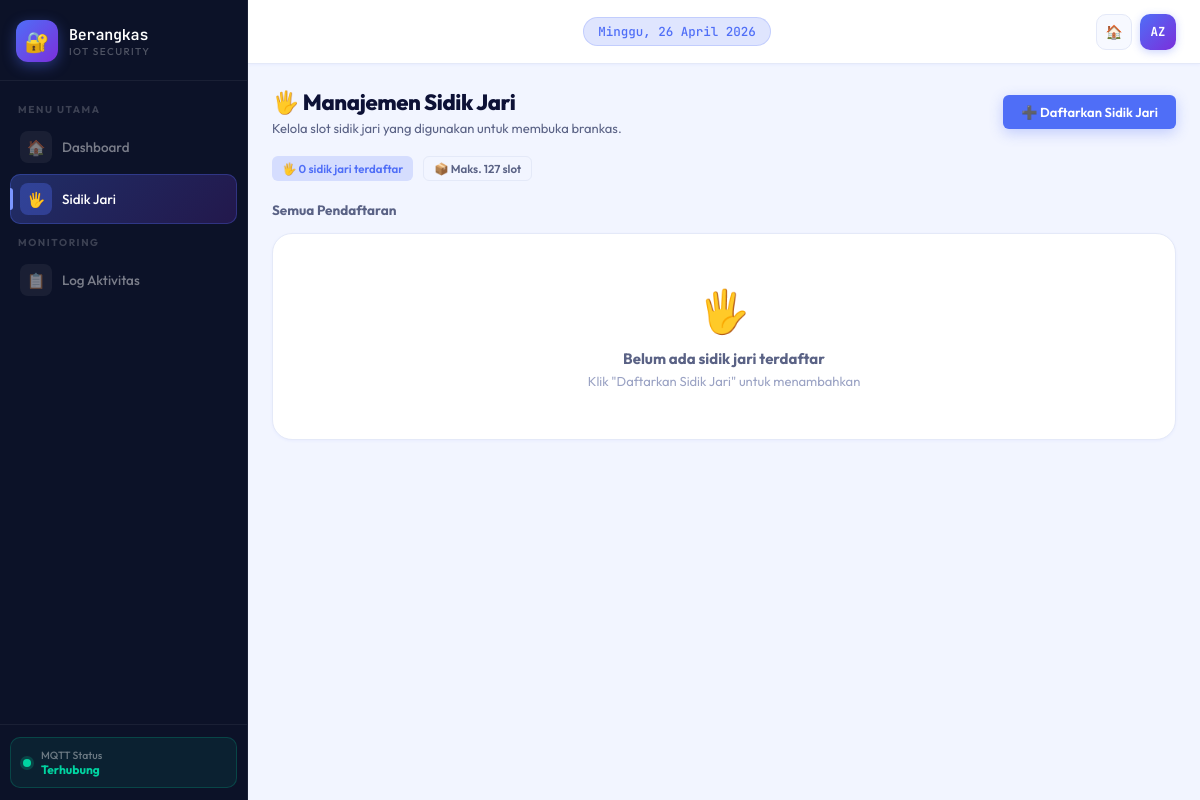
The app's page /sidik_jari, older data.
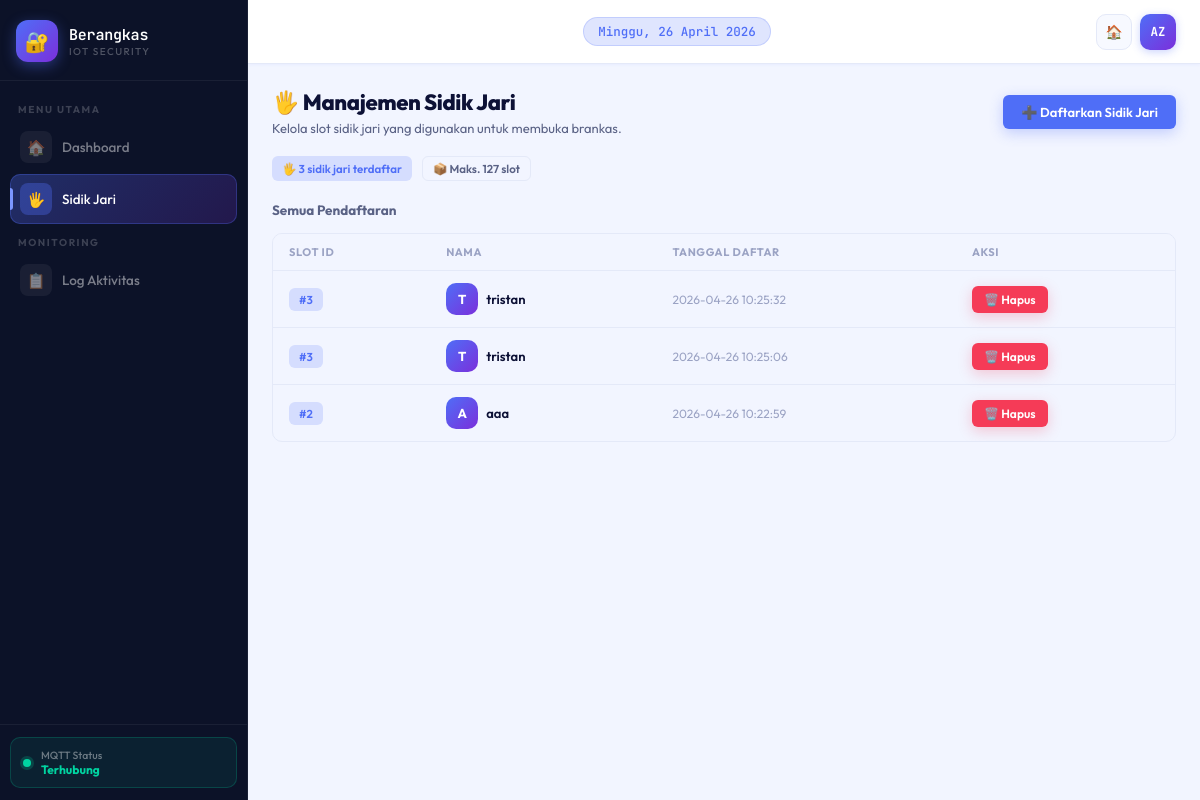
The same page, newer data.
### tables this page shows
CREATE TABLE sidik_jari (
            id INTEGER PRIMARY KEY AUTOINCREMENT,
            nama TEXT NOT NULL,
            finger_id INTEGER NOT NULL,
            created_at TIMESTAMP DEFAULT CURRENT_TIMESTAMP
        );

### app.py (the view)
@app.route("/sidik_jari")
def halaman_sidik_jari():
    db = get_db()
    data = db.execute("SELECT * FROM sidik_jari ORDER BY created_at DESC").fetchall()
    return render_template("sidik_jari.html", data=data)

### database.py (called while the page is built)
def get_db():
    conn = sqlite3.connect("brankas.db")
    conn.row_factory = sqlite3.Row
    return conn

### templates/sidik_jari.html (shortened to what this page needs)
<!doctype html>
<html lang="id">
  <head>
    <link
      rel="stylesheet"
      href="{{ url_for('static', filename='css/Dashboard.css') }}" />
  </head>
  <body>
    <aside class="sidebar">
      <div class="sidebar-brand">
        <a href="/" class="brand-logo">
          <div class="brand-icon">🔐</div>
          <div class="brand-text">
            <span class="brand-name">Berangkas</span>
            <span class="brand-sub">IoT Security</span>
          </div>
        </a>
      </div>
      <nav class="sidebar-nav">
        <span class="nav-label">Menu Utama</span>
        <a href="/" class="nav-item"
          ><span class="nav-icon">🏠</span> Dashboard</a
        >
        <a href="/sidik_jari" class="nav-item active"
          ><span class="nav-icon">🖐️</span> Sidik Jari</a
        >
        <span class="nav-label">Monitoring</span>
        <a href="/#log-section" class="nav-item"
          ><span class="nav-icon">📋</span> Log Aktivitas</a
        >
      </nav>
      <div class="sidebar-footer">
        <div class="sidebar-status">
          <div class="status-dot"></div>
          <div class="status-info">
            <div class="status-label">MQTT Status</div>
            <div class="status-value">Terhubung</div>
          </div>
        </div>
      </div>
    </aside>
    <main class="main">
      <header class="topbar">
        <div class="topbar-center">
          <div class="topbar-date" id="topbar-date"></div>
        </div>
        <div class="topbar-actions">
          <a href="/" class="topbar-btn">🏠</a>
          <div class="topbar-avatar">AZ</div>
        </div>
      </header>
      <div class="content">
        <div class="section-header">
          <div>
            <div class="page-title">🖐️ Manajemen Sidik Jari</div>
            <div class="page-sub">
              Kelola slot sidik jari yang digunakan untuk membuka brankas.
            </div>
          </div>
          <button class="btn btn-primary" onclick="openModal('tambah-modal')">
            ➕ Daftarkan Sidik Jari
          </button>
        </div>
        <div style="display: flex; gap: 10px; margin-bottom: 20px">
          <div class="chip chip-primary">
            🖐️ {{ data|length }} sidik jari terdaftar
          </div>
          <div class="chip chip-neutral">📦 Maks. 127 slot</div>
        </div>
        <div class="section-header" style="margin-bottom: 14px">
          <span
            style="
              font-size: 13.5px;
              font-weight: 700;
              color: var(--text-secondary);
            "
            >Semua Pendaftaran</span
          >
        </div>
        {% if data %}
        <div class="table-wrap">
          <table>
            <thead>
              <tr>
                <th>Slot ID</th>
                <th>Nama</th>
                <th>Tanggal Daftar</th>
                <th>Aksi</th>
              </tr>
            </thead>
            <tbody>
              {% for s in data %}
              <tr>
                <td>
                  <span class="chip chip-primary">#{{ s.finger_id }}</span>
                </td>
                <td>
                  <div class="flex-center gap-8">
                    <div class="avatar">{{ s.nama[0]|upper }}</div>
                    <span style="font-weight: 600">{{ s.nama }}</span>
                  </div>
                </td>
                <td class="td-secondary">{{ s.created_at }}</td>
                <td>
                  <button
                    class="btn btn-sm btn-danger"
                    data-id="{{ s.id }}"
                    data-nama="{{ s.nama }}"
                    data-finger="{{ s.finger_id }}"
                    onclick="confirmDelete(this)">
                    🗑️ Hapus
                  </button>
                </td>
              </tr>
              {% endfor %}
            </tbody>
          </table>
        </div>
        {% else %}
        <div class="card">
          <div class="empty-state">
            <div class="empty-icon">🖐️</div>
            <div class="empty-title">Belum ada sidik jari terdaftar</div>
            <div class="empty-sub">
              Klik "Daftarkan Sidik Jari" untuk menambahkan
            </div>
          </div>
        </div>
        {% endif %}
      </div>
    </main>
  </body>
</html>

Row changes from the older to the newer data that the page shows:
added sidik_jari: finger_id "3", nama "T", nama "tristan", created_at "2026-04-26 10:25:32"
added sidik_jari: finger_id "3", nama "T", nama "tristan", created_at "2026-04-26 10:25:06"
added sidik_jari: finger_id "2", nama "A", nama "aaa", created_at "2026-04-26 10:22:59"
Text that changed along with them:
{{ data|length }}: "0" → "3"
text no longer shown: "🖐️ Belum ada sidik jari terdaftar Klik \"Daftarkan Sidik Jari\" untuk menambahkan"
text now shown: "SLOT ID NAMA TANGGAL DAFTAR AKSI"
